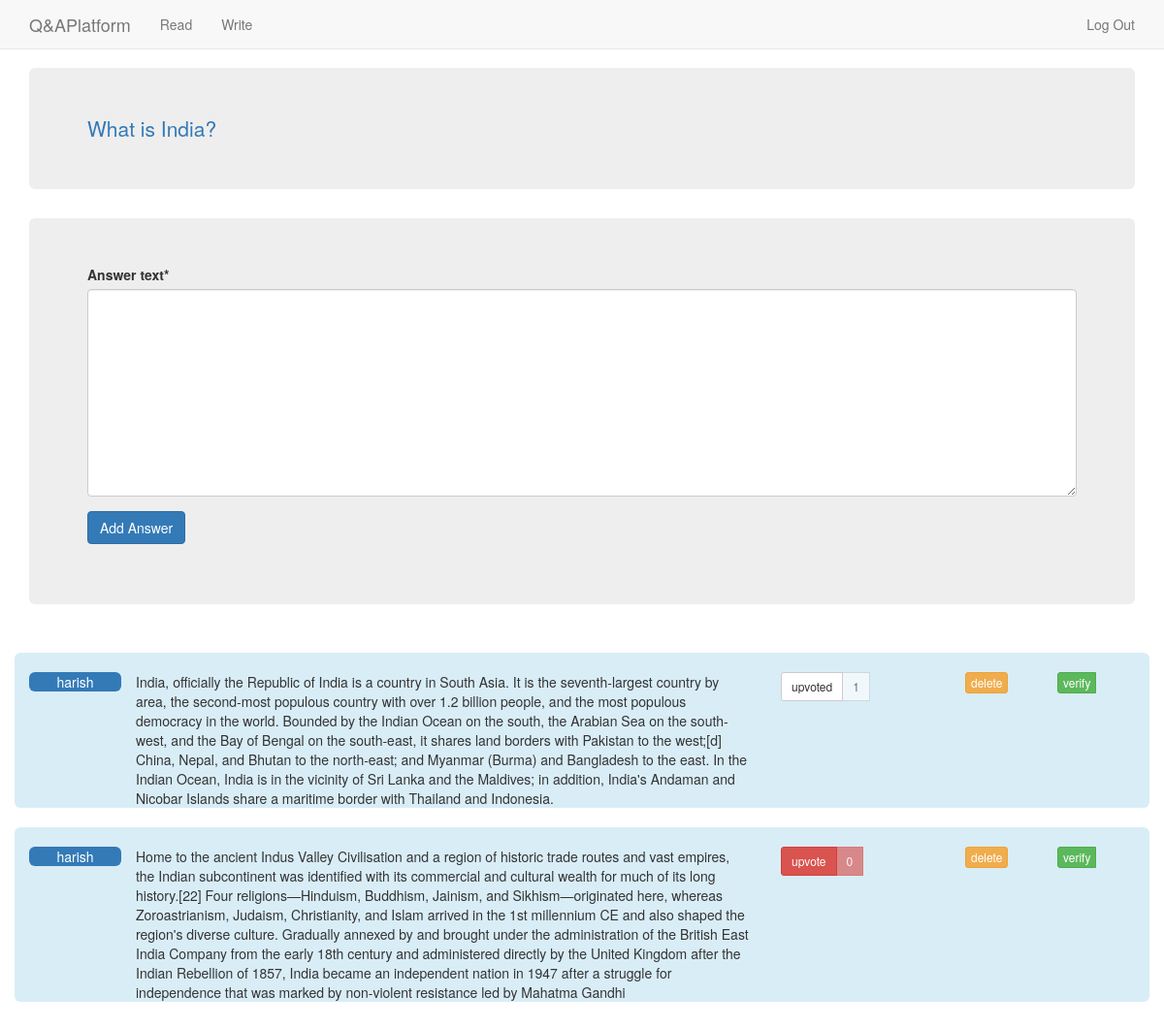
The page /write/1 (signed in) on the database its author committed.
### QA/models.py (models this page shows, shortened)
class Question(models.Model):
	question_text = models.TextField(blank=False,null=True)
	upload = models.FileField(upload_to='uploads/%Y/%m/%d/',blank=True,null=True) #if null is true then NULL is set if no value
	timestamp = models.DateTimeField(auto_now_add=True, auto_now=False)# but in forms, set blank=True,form can be left.
	category1 = models.ForeignKey(Categories,blank=True,null=True,related_name='category1')
	category2 = models.ForeignKey(Categories,blank=True,null=True,related_name='category2')
	category3 = models.ForeignKey(Categories,blank=True,null=True,related_name='category3')
	category4 = models.ForeignKey(Categories,blank=True,null=True,related_name='category4')

class Answer(models.Model):
	answer_text = models.TextField(blank=False,null=True)
	timestamp = models.DateTimeField(auto_now_add=True, auto_now=False)
	question = models.ForeignKey(Question)
	author = models.ForeignKey(User)
	upvotes = models.IntegerField(default=0)
	faculty_upvote = models.IntegerField(default=0)
	verify = models.BooleanField(default=False)

### QA/views.py (the view)
# urls.py: url(r'^write/(?P<question_id>[0-9]*)$','QA.views.detail' ,name='question_id'), ##
@login_required
def detail(request, question_id):
	answer = Answer.objects.filter(question = question_id)
	ques = Question.objects.get(pk=question_id)
	question = Question.objects.filter(pk=question_id) #list obtained for iteration in template
	current_users_upvoted_content = Upvote.objects.filter(upvoted_user=request.user)
	current_users_upvoted_answers = []
	for i in current_users_upvoted_content:
		current_users_upvoted_answers.append(i.answer)
	title = "Question is "
	author = request.user
	print request.POST
	if request.method == 'POST' and (request.POST.get("submit","") == "upvote" or request.POST.get("submit","") == "upvoted"):
		answer_id = request.POST.get("answer_id","")
		answer = Answer.objects.get(pk=answer_id)
		User = request.user
		if Upvote.objects.filter(upvoted_user=User,answer=answer).exists():
			up = Upvote.objects.get(upvoted_user=User,answer=answer)
			up.delete()
			answer.upvotes-=1
			if request.user.is_staff:
				answer.faculty_upvote-=1
			answer.save()
		else:
			vote = Upvote(upvoted_user=User,answer=answer,question=answer.question)
			answer.upvotes+=1
			if request.user.is_staff:
				answer.faculty_upvote+=1
			answer.save()
			vote.save()
		return HttpResponseRedirect('/write/%s' % str(question_id))
	if request.method == 'POST' and request.POST.get("submit","") == "delete":
		answer_id = request.POST.get("answer_id","")
		print answer_id
		answer = Answer.objects.get(pk=answer_id)
		answer.delete()
		return HttpResponseRedirect('/write/%s' % str(question_id))
	if request.method == 'POST' and request.POST.get("submit","") == "Add Answer":
		form = add_Answer_Form(data=request.POST)
		if form.is_valid():
			ans = Answer(answer_text=form.clean_text(),question=ques,author=author)
			ans.save()
			return HttpResponseRedirect('/write/%s' % str(question_id))
	elif request.method == 'POST' and (request.POST.get("submit","") == "verify" or request.POST.get("submit","") == "verified") :
		if request.user.is_authenticated() and request.user.is_staff:
			answer_id = request.POST.get("answer_id","")
			ans = Answer.objects.get(pk=answer_id)
			if ans.verify == False:
				ans.verify = True
			else:
				ans.verify = False
			ans.save()
			form = add_Answer_Form()
			return render(request, 'staff_detail.html', {"template_title":title,"answer":answer,
			'form':form,'question': question,'check_upvoted_already': current_users_upvoted_answers })
	if request.user.is_authenticated():
		if request.user.is_staff:
			form = add_Answer_Form()
			return render(request, 'staff_detail.html', {"template_title":title,"answer":answer,
			'form':form,'question': question,'check_upvoted_already': current_users_upvoted_answers })
	form = add_Answer_Form()
	return render(request, 'detail.html', {"template_title":title,"answer":answer,
			'form':form,'question': question,'check_upvoted_already': current_users_upvoted_answers })

### QA/forms.py (shortened to what this page needs)
class add_Answer_Form(forms.ModelForm):
	class Meta:
		model = Answer
		fields = ['answer_text']

### broadcasts/context_processors.py (called while the page is built)
def broadcast_message(request):
    return {"broadcast_message": BroadcastMessage.objects.latest()}

### broadcasts/managers.py (called while the page is built)
    def active(self):
        return super(BroadcastManager, self).filter(is_published=True)

    def current(self):
        return self.active().filter(end_time__gte=datetime.now()).filter(
            Q(Q(start_time__lte=datetime.now()) | Q(start_time=None)))

    def latest(self):
        try:
            return self.current().order_by("end_time")[0]
        except IndexError:
            return None

### QA/templates/staff_detail.html (shortened to what this page needs)
{% extends 'base.html' %}
{% load crispy_forms_tags %}
{% block question_container %}
{% for i in question %}
<div class="container">
	<div class="jumbotron">
 <a class="lead" href="{{i.pk}}">{{i.question_text}}<br></a>
</div>
</div>
{% endfor %}
{% endblock %}
{% block login %}
<div class="col-md-12 ">
  <form method='POST' action=''>
		{{ form | crispy }}
		<input class='btn btn-primary' name='submit'type='submit' value='Add Answer'/>
  </form>
</div>
{% endblock %}
{% block answer_container %}
{% for i in answer %}
<br>
<div class="container img-rounded bg-info">
<br>
		<div class="col-md-1 bg-primary img-rounded text-center">
			{{i.author}}
    </div>
			<div class="col-md-7 ">
			{{i.answer_text}}
 			</div>
         <div class="col-md-2 ">
 			  <form method='POST' action=''>
 		{% if i in check_upvoted_already  %}
 		<div class="btn-group" role="group" >
  		<input type="submit" name='submit' class="btn btn-default btn-sm " value='upvoted'/>
  		<button type="button" class="btn btn-default btn-sm disabled ">{{i.upvotes}}</button>
  		</div>
 		{% else %}
 		<div class="btn-group" role="group" >
        <button class='btn btn-danger btn-sm' name='submit' type='submit' value='upvote'>upvote</button>
        <button class="btn btn-danger btn-sm disabled">{{i.upvotes}}</button>
    </div>
        {% endif %}
    </form>
</div>
<div class="col-md-1 ">
<form method='POST' onsubmit="return confirm('Do you really want to delete the answer?');" action=''>
<input class="btn btn-xs btn-warning" name='submit' type='submit' value='delete'></input>
</form>
</div>
<div class="col-md-1 ">
<form method='POST' action=''>
<div class="btn-group">
  {% if not i.verify %}
  <input class="btn btn-xs btn-success" name='submit' type='submit' value='verify' ></input>
  {% else %}
  <input class="btn btn-xs btn-success " name='submit' type='submit' value='verified' ></input>
  {% endif %}
  </div>
</form>
    </div>
</div>
{% endfor %}
{% endblock %}

### static/our_static/css/navbar-static-top.css (style rules this page uses)
body { min-height: 2000px; }

### rows shown on the page
Question: question_text "What is India?"
Answer: author "harish", answer_text "India, officially the Republic of India is a country in South Asia. It is the seventh-largest country by area, the second-most populous country with over 1.2 billion people, and the most populous democracy in the world. Bounded by the Indian Ocean on the south, the Arabian Sea on the south-west, and the Bay of Bengal on the south-east, it shares land borders with Pakistan to the west;[d] China, Nepal, and Bhutan to the north-east; and Myanmar (Burma) and Bangladesh to the east. In the Indian Ocean, India is in the vicinity of Sri Lanka and the Maldives; in addition, India's Andaman and Nicobar Islands share a maritime border with Thailand and Indonesia.", upvotes "1"
Answer: author "harish", answer_text "Home to the ancient Indus Valley Civilisation and a region of historic trade routes and vast empires, the Indian subcontinent was identified with its commercial and cultural wealth for much of its long history.[22] Four religions—Hinduism, Buddhism, Jainism, and Sikhism—originated here, whereas Zoroastrianism, Judaism, Christianity, and Islam arrived in the 1st millennium CE and also shaped the region's diverse culture. Gradually annexed by and brought under the administration of the British East India Company from the early 18th century and administered directly by the United Kingdom after the Indian Rebellion of 1857, India became an independent nation in 1947 after a struggle for…", upvotes "0"
